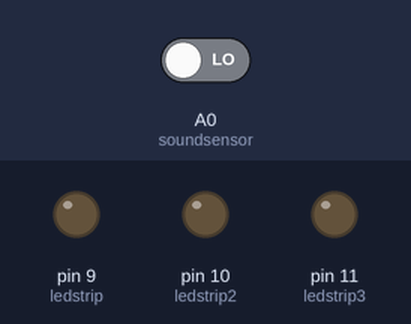
A sketch run on a simulated Arduino Uno, built with avr-gcc and run on an emulated ATmega328P. Parts: output pins drawn as LEDs (lit = HIGH). Dashed ring = blinking. The inputs (shaded band) are chosen by the test bench; at power-on: A0 (soundsensor) LOW. What the sketch prints to the serial monitor is not drawn.

Above: at 1.2 s.
1.3 s: A0 (soundsensor) driven HIGH
At 1.47 s:
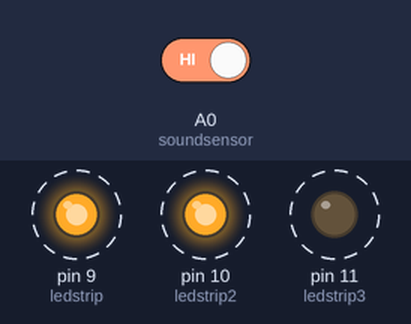
4.3 s: A0 (soundsensor) driven LOW
At 5.4 s:
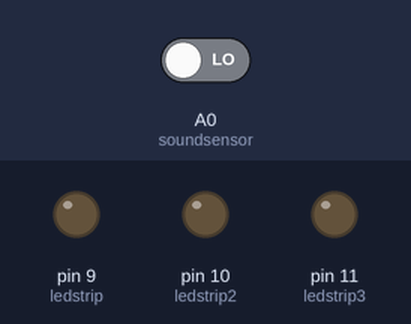
Timing chart, 0 to 7.3 s (numbered marks = the images above; inputs shaded):
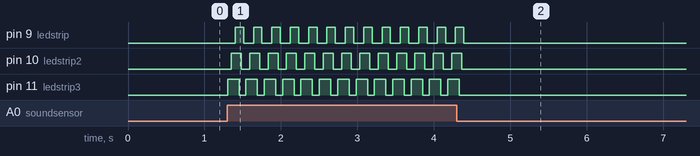

Measured:
- after the input at 1.3 s, pin 9 (ledstrip): alternates HIGH for 0.11 s and LOW for 0.13 s, starting after 0.10 s; pin 10 (ledstrip2): alternates HIGH for 0.13 s and LOW for 0.11 s, starting after 0.05 s; pin 11 (ledstrip3): alternates HIGH for 0.15 s and LOW for 0.09 s, starting at once
- after the input at 4.3 s, pin 9 (ledstrip), pin 10 (ledstrip2): goes on until 4.4 s, then stays LOW; pin 11 (ledstrip3): goes on until 4.3 s, then stays LOW

The sketch:

Sound-Reactive.ino
```cpp
const int soundsensor = A0;
const int ledstrip = 9;
const int ledstrip2 =10;
const int ledstrip3 =11;
void setup()
{
  pinMode (soundsensor, INPUT);
  pinMode (ledstrip, OUTPUT);
  pinMode (ledstrip2, OUTPUT);
  pinMode (ledstrip3,OUTPUT);
  Serial.begin(9600);
}

void loop()
{
  int sensorvalue = digitalRead (soundsensor);

   if (sensorvalue == HIGH) {
   for (int i=11;i>=9;i--)
   {
     digitalWrite(i, HIGH);
     delay(50);
   }
  for (int i=11;i>=9;i--)
   {
     digitalWrite(i, LOW);
     delay(30);
   }
   }
   else
   {
     digitalWrite(ledstrip, LOW);
   }

   Serial.println(sensorvalue);
   }
```
